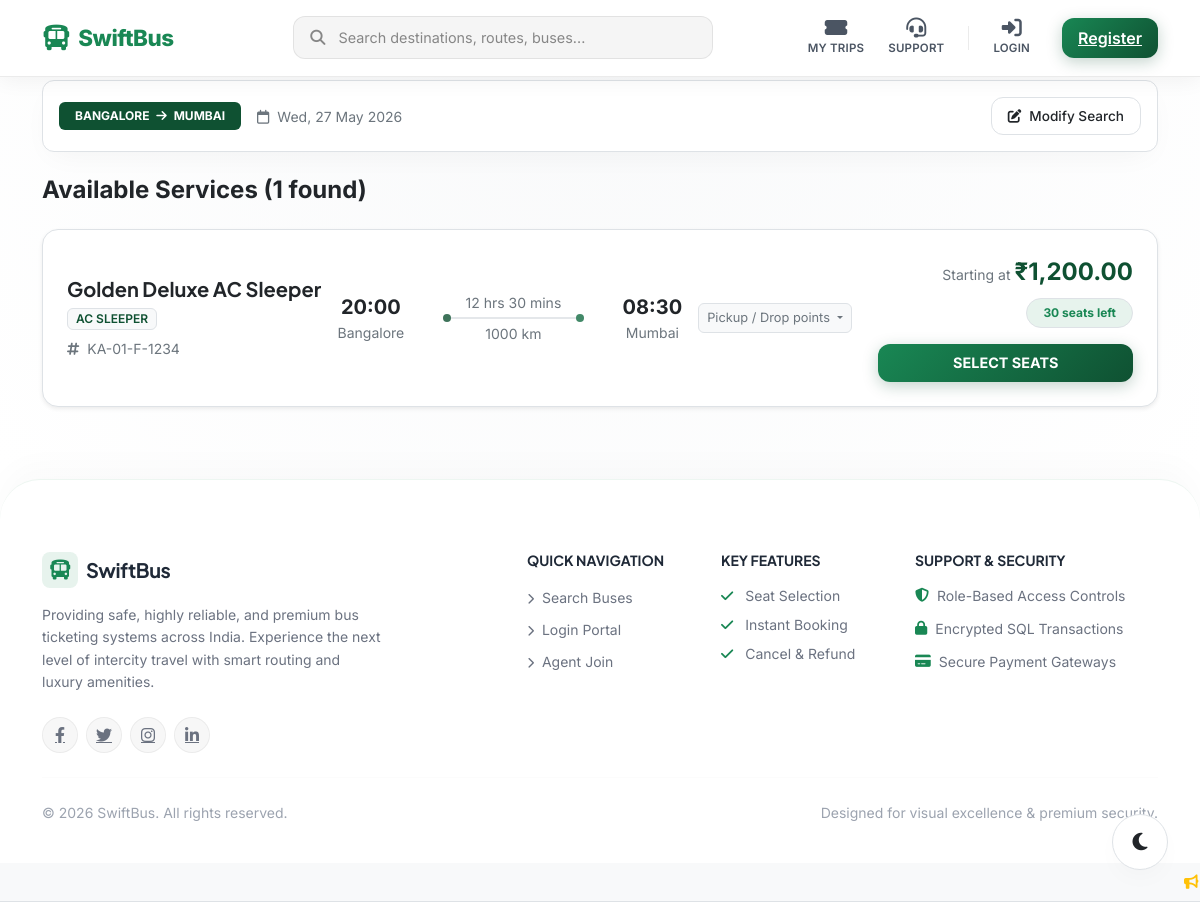
Page /search.php?source=Bangalore&destination=Mumbai&date=2026-05-27 on the committed database.
### tables this page shows
CREATE TABLE trips (
    id INT AUTO_INCREMENT PRIMARY KEY,
    bus_id INT NOT NULL,
    route_id INT NOT NULL,
    departure_time DATETIME NOT NULL,
    arrival_time DATETIME NOT NULL,
    base_fare DECIMAL(10,2) NOT NULL,
    seat_prices TEXT NULL,  
    status ENUM('active', 'cancelled') NOT NULL DEFAULT 'active',
    FOREIGN KEY (bus_id) REFERENCES buses(id) ON DELETE CASCADE,
    FOREIGN KEY (route_id) REFERENCES routes(id) ON DELETE CASCADE
);

CREATE TABLE buses (
    id INT AUTO_INCREMENT PRIMARY KEY,
    agent_id INT NOT NULL,
    bus_name VARCHAR(100) NOT NULL,
    bus_number VARCHAR(50) NOT NULL,
    bus_type ENUM('AC Sleeper', 'Non-AC Sleeper', 'AC Seater', 'Non-AC Seater') NOT NULL,
    total_seats INT NOT NULL,
    seat_layout_type VARCHAR(20) DEFAULT '2x2',
    status ENUM('active', 'inactive') NOT NULL DEFAULT 'active',
    created_at TIMESTAMP DEFAULT CURRENT_TIMESTAMP,
    FOREIGN KEY (agent_id) REFERENCES users(id) ON DELETE CASCADE
);

CREATE TABLE routes (
    id INT AUTO_INCREMENT PRIMARY KEY,
    agent_id INT NOT NULL,
    source VARCHAR(100) NOT NULL,
    destination VARCHAR(100) NOT NULL,
    distance_km INT NOT NULL,
    duration VARCHAR(50) NOT NULL DEFAULT '6 hours',
    pickup_points TEXT NOT NULL,  
    drop_points TEXT NOT NULL,    
    status ENUM('active', 'inactive') NOT NULL DEFAULT 'active',
    FOREIGN KEY (agent_id) REFERENCES users(id) ON DELETE CASCADE
);

### search.php (the view, shortened to what this page needs)
<?php
require_once __DIR__ . '/includes/auth_middleware.php';
$source = $_GET['source'] ?? '';
$destination = $_GET['destination'] ?? '';
$date = $_GET['date'] ?? '';
try {
    $stmt = $pdo->prepare("
        SELECT
            t.id AS trip_id,
            t.departure_time,
            t.arrival_time,
            t.base_fare,
            b.bus_name,
            b.bus_number,
            b.bus_type,
            b.total_seats,
            r.distance_km,
            r.pickup_points,
            r.drop_points,
            (SELECT COUNT(*) FROM trip_seats ts WHERE ts.trip_id = t.id AND ts.status = 'available') AS available_seats
        FROM trips t
        JOIN buses b ON t.bus_id = b.id
        JOIN routes r ON t.route_id = r.id
        WHERE r.source = :source
          AND r.destination = :destination
          AND DATE(t.departure_time) = :date
        ORDER BY t.departure_time ASC
    ");
    $stmt->execute([
        ':source' => $source,
        ':destination' => $destination,
        ':date' => $date
    ]);
    $trips = $stmt->fetchAll();
} catch (PDOException $e) {
    die("Database search failed: " . $e->getMessage());
}
require_once __DIR__ . '/includes/header.php';
?>
<div class="glass-card p-3 mb-4" style="border-radius: 12px;">
    <div class="d-flex flex-wrap align-items-center justify-content-between gap-3">
        <div class="d-flex align-items-center gap-3">
            <span class="badge bg-indigo py-2 px-3 text-uppercase" style="background:var(--accent-primary) !important;"><?= htmlspecialchars($source) ?> <i class="fa-solid fa-arrow-right mx-1"></i> <?= htmlspecialchars($destination) ?></span>
            <span class="text-secondary small"><i class="fa-regular fa-calendar me-2"></i><?= date('D, d M Y', strtotime($date)) ?></span>
        </div>
        <button class="btn btn-secondary-glass py-2 px-3 small" style="font-size: 0.85rem;" type="button" data-bs-toggle="collapse" data-bs-target="#modifySearchCollapse" aria-expanded="false" aria-controls="modifySearchCollapse">
            <i class="fa-solid fa-pen-to-square me-2"></i>Modify Search
        </button>
    </div>
</div>
<h4 class="fw-bold mb-4 text-white">Available Services (<?= count($trips) ?> found)</h4>
<?php if (count($trips) === 0): ?>
    <div class="glass-card p-5 text-center my-5">
        <i class="fa-solid fa-circle-info text-secondary mb-3" style="font-size: 4rem;"></i>
        <h3 class="text-white fw-bold">No Buses Found</h3>
        <p class="text-secondary">We couldn't find any bus scheduled from <?= htmlspecialchars($source) ?> to <?= htmlspecialchars($destination) ?> on <?= date('d M Y', strtotime($date)) ?>.</p>
        <div class="d-flex justify-content-center gap-3 mt-4">
            <a href="<?= BASE_URL ?>/index.php" class="btn btn-primary-gradient"><i class="fa-solid fa-arrow-left me-2"></i>Back to Home</a>
        </div>
    </div>
<?php else: ?>
    <div class="row">
        <div class="col-lg-12">
            <?php foreach ($trips as $trip):
                $dep_time = new DateTime($trip['departure_time']);
                $arr_time = new DateTime($trip['arrival_time']);
                $duration = $dep_time->diff($arr_time);
                $total_hours = ($duration->days * 24) + $duration->h;
                $duration_str = $total_hours . ' hrs ' . $duration->i . ' mins';
            ?>
                <div class="bg-white text-dark p-4 mb-4 border rounded-4 shadow-sm" style="background: var(--card-bg) !important; border: 1px solid var(--border-color) !important;">
                    <div class="row align-items-center g-3">
                        <div class="col-md-3">
                            <h5 class="fw-bold text-dark mb-1" style="font-family: 'Plus Jakarta Sans', sans-serif; color: var(--text-primary) !important;"><?= htmlspecialchars($trip['bus_name']) ?></h5>
                            <span class="badge bg-light text-success border border-success border-opacity-25 text-uppercase small py-1 px-2" style="font-size: 0.75rem; font-weight: 600; color: var(--accent-primary) !important;"><?= htmlspecialchars($trip['bus_type']) ?></span>
                            <div class="text-secondary small mt-2"><i class="fa-solid fa-hashtag me-2"></i><?= htmlspecialchars($trip['bus_number']) ?></div>
                        </div>
                        <div class="col-md-4">
                            <div class="d-flex align-items-center justify-content-between text-center">
                                <div>
                                    <div class="fw-bold text-dark fs-5" style="color: var(--text-primary) !important;"><?= $dep_time->format('H:i') ?></div>
                                    <div class="text-secondary small"><?= htmlspecialchars($source) ?></div>
                                </div>
                                <div class="w-50 px-3 position-relative">
                                    <div class="text-secondary small mb-1"><?= $duration_str ?></div>
                                    <div style="height: 2px; background: var(--border-color); opacity: 0.8; position: relative;">
                                        <div style="width: 8px; height: 8px; border-radius:50%; background:var(--accent-primary); position:absolute; top:-3px; left:0;"></div>
                                        <div style="width: 8px; height: 8px; border-radius:50%; background:var(--accent-secondary); position:absolute; top:-3px; right:0;"></div>
                                    </div>
                                    <div class="text-secondary small mt-1"><?= htmlspecialchars($trip['distance_km']) ?> km</div>
                                </div>
                                <div>
                                    <div class="fw-bold text-dark fs-5" style="color: var(--text-primary) !important;"><?= $arr_time->format('H:i') ?></div>
                                    <div class="text-secondary small"><?= htmlspecialchars($destination) ?></div>
                                </div>
                            </div>
                        </div>
                        <div class="col-md-2 text-center text-md-start">
                            <div class="dropdown">
                                <button class="btn btn-light py-1 px-2 small text-secondary dropdown-toggle border" type="button" data-bs-toggle="dropdown" style="font-size: 0.8rem; background: var(--bg-secondary) !important;">
                                    Pickup / Drop points
                                </button>
                            </div>
                        </div>
                        <div class="col-md-3 text-center text-md-end">
                            <div class="mb-2">
                                <span class="text-secondary small">Starting at </span>
                                <span class="fs-4 fw-bold text-success" style="color: var(--accent-primary) !important;"><?= CURRENCY ?><?= number_format($trip['base_fare'], 2) ?></span>
                            </div>
                            <div class="mb-3">
                                <?php if ($trip['available_seats'] > 10): ?>
                                    <span class="badge bg-success bg-opacity-10 text-success py-2 px-3 rounded-pill border border-success border-opacity-25"><?= htmlspecialchars($trip['available_seats']) ?> seats left</span>
                                <?php elseif ($trip['available_seats'] > 0): ?>
                                    <span class="badge bg-warning bg-opacity-10 text-warning py-2 px-3 rounded-pill border border-warning border-opacity-25"><?= htmlspecialchars($trip['available_seats']) ?> seats left</span>
                                <?php else: ?>
                                    <span class="badge bg-danger bg-opacity-10 text-danger py-2 px-3 rounded-pill border border-danger border-opacity-25">SOLD OUT</span>
                                <?php endif; ?>
                            </div>
                            <div>
                                <?php if ($trip['available_seats'] > 0): ?>
                                    <a href="<?= BASE_URL ?>/book.php?trip_id=<?= $trip['trip_id'] ?>" class="btn btn-primary-gradient w-100 text-uppercase fw-bold py-2" style="font-size: 0.9rem;">Select Seats</a>
                                <?php else: ?>
                                    <button class="btn btn-secondary w-100 py-2 text-uppercase fw-bold disabled" style="font-size: 0.9rem;">House Full</button>
                                <?php endif; ?>
                            </div>
                        </div>
                    </div>
                </div>
            <?php endforeach; ?>
        </div>
    </div>
<?php endif; ?>
<?php
require_once __DIR__ . '/includes/footer.php';
?>

### rows in the picture
trips: bus.bus_name "Golden Deluxe AC Sleeper", bus.bus_type "AC SLEEPER", bus.bus_number "KA-01-F-1234", departure_time "20:00", duration_str "12 hrs 30 mins", route.distance_km "1000", arrival_time "08:30", base_fare "1,200.00", available_seats "30"

### other values in the picture
$source "BANGALORE"
$destination "MUMBAI"
date('D, d M Y', strtotime($date)) "Wed, 27 May 2026"
count($trips) "1"
SYSTEM_NAME "SwiftBus"
